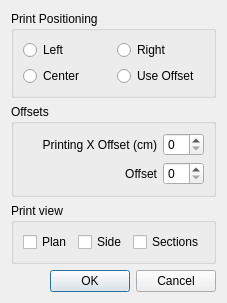
<?xml version="1.0" encoding="UTF-8"?>
<ui version="4.0">
 <class>DBulbPrintOptions</class>
 <widget class="QDialog" name="DBulbPrintOptions">
  <property name="geometry">
   <rect>
    <x>0</x>
    <y>0</y>
    <width>205</width>
    <height>269</height>
   </rect>
  </property>
  <property name="windowTitle">
   <string>Print Options</string>
  </property>
  <property name="windowIcon">
   <iconset resource="../BulbCalculator.qrc">
    <normaloff>:/MainWin/share/images/printer.png</normaloff>:/MainWin/share/images/printer.png</iconset>
  </property>
  <layout class="QVBoxLayout" name="verticalLayout">
   <item>
    <widget class="QGroupBox" name="groupBox_2">
     <property name="title">
      <string>Print Positioning</string>
     </property>
     <layout class="QGridLayout" name="gridLayout_3">
      <item row="0" column="0">
       <widget class="QRadioButton" name="RB_Left">
        <property name="text">
         <string>Left</string>
        </property>
       </widget>
      </item>
      <item row="1" column="0">
       <widget class="QRadioButton" name="RB_Center">
        <property name="text">
         <string>Center</string>
        </property>
       </widget>
      </item>
      <item row="1" column="1">
       <widget class="QRadioButton" name="R_Offset">
        <property name="text">
         <string>Use Offset</string>
        </property>
       </widget>
      </item>
      <item row="0" column="1">
       <widget class="QRadioButton" name="RB_Right">
        <property name="text">
         <string>Right</string>
        </property>
       </widget>
      </item>
     </layout>
    </widget>
   </item>
   <item>
    <widget class="QGroupBox" name="groupBox">
     <property name="title">
      <string>Offsets</string>
     </property>
     <layout class="QGridLayout" name="gridLayout">
      <item row="0" column="0">
       <widget class="QLabel" name="label_6">
        <property name="text">
         <string>Printing X Offset (cm)</string>
        </property>
        <property name="alignment">
         <set>Qt::AlignRight|Qt::AlignTrailing|Qt::AlignVCenter</set>
        </property>
       </widget>
      </item>
      <item row="0" column="1">
       <widget class="QSpinBox" name="SB_PrintOffset">
        <property name="sizePolicy">
         <sizepolicy hsizetype="Fixed" vsizetype="Fixed">
          <horstretch>0</horstretch>
          <verstretch>0</verstretch>
         </sizepolicy>
        </property>
       </widget>
      </item>
      <item row="1" column="0">
       <widget class="QLabel" name="label_7">
        <property name="text">
         <string>Offset</string>
        </property>
        <property name="alignment">
         <set>Qt::AlignRight|Qt::AlignTrailing|Qt::AlignVCenter</set>
        </property>
       </widget>
      </item>
      <item row="1" column="1">
       <widget class="QSpinBox" name="SB_Offset">
        <property name="sizePolicy">
         <sizepolicy hsizetype="Fixed" vsizetype="Fixed">
          <horstretch>0</horstretch>
          <verstretch>0</verstretch>
         </sizepolicy>
        </property>
       </widget>
      </item>
     </layout>
    </widget>
   </item>
   <item>
    <widget class="QGroupBox" name="groupBox_3">
     <property name="title">
      <string>Print view</string>
     </property>
     <layout class="QHBoxLayout" name="horizontalLayout_3">
      <item>
       <widget class="QCheckBox" name="CB_Plan">
        <property name="text">
         <string>Plan</string>
        </property>
       </widget>
      </item>
      <item>
       <widget class="QCheckBox" name="CB_Side">
        <property name="text">
         <string>Side</string>
        </property>
       </widget>
      </item>
      <item>
       <widget class="QCheckBox" name="CB_Sections">
        <property name="text">
         <string>Sections</string>
        </property>
       </widget>
      </item>
     </layout>
    </widget>
   </item>
   <item>
    <widget class="QDialogButtonBox" name="buttonBox">
     <property name="orientation">
      <enum>Qt::Horizontal</enum>
     </property>
     <property name="standardButtons">
      <set>QDialogButtonBox::Cancel|QDialogButtonBox::Ok</set>
     </property>
    </widget>
   </item>
  </layout>
 </widget>
 <resources>
  <include location="../BulbCalculator.qrc"/>
 </resources>
 <connections>
  <connection>
   <sender>buttonBox</sender>
   <signal>accepted()</signal>
   <receiver>DBulbPrintOptions</receiver>
   <slot>accept()</slot>
   <hints>
    <hint type="sourcelabel">
     <x>248</x>
     <y>254</y>
    </hint>
    <hint type="destinationlabel">
     <x>157</x>
     <y>274</y>
    </hint>
   </hints>
  </connection>
  <connection>
   <sender>buttonBox</sender>
   <signal>rejected()</signal>
   <receiver>DBulbPrintOptions</receiver>
   <slot>reject()</slot>
   <hints>
    <hint type="sourcelabel">
     <x>316</x>
     <y>260</y>
    </hint>
    <hint type="destinationlabel">
     <x>286</x>
     <y>274</y>
    </hint>
   </hints>
  </connection>
 </connections>
</ui>
